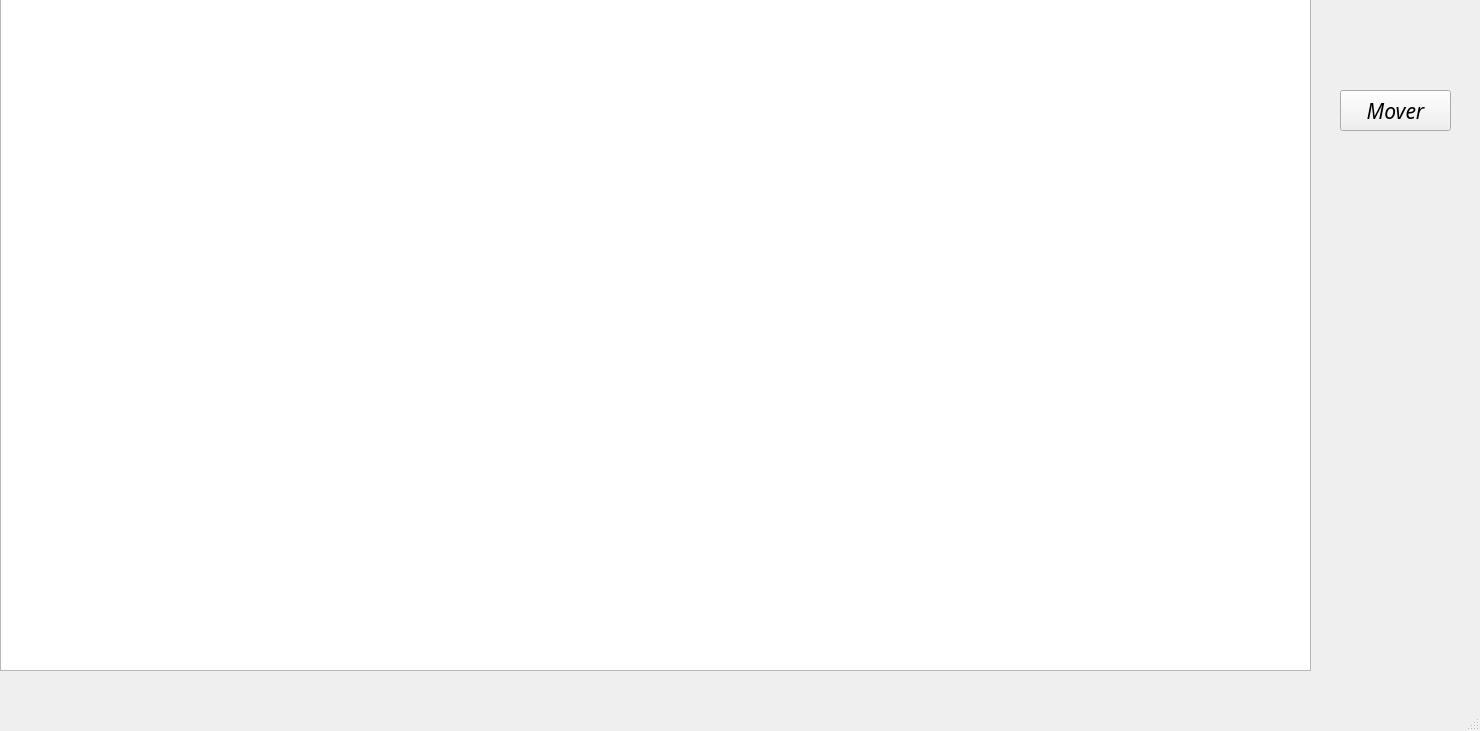
<?xml version="1.0" encoding="UTF-8"?>
<ui version="4.0">
 <class>MainWindow</class>
 <widget class="QMainWindow" name="MainWindow">
  <property name="geometry">
   <rect>
    <x>0</x>
    <y>0</y>
    <width>1480</width>
    <height>731</height>
   </rect>
  </property>
  <property name="windowTitle">
   <string>MainWindow</string>
  </property>
  <widget class="QWidget" name="centralwidget">
   <widget class="QGraphicsView" name="graphicsView">
    <property name="enabled">
     <bool>true</bool>
    </property>
    <property name="geometry">
     <rect>
      <x>0</x>
      <y>-10</y>
      <width>1311</width>
      <height>681</height>
     </rect>
    </property>
   </widget>
   <widget class="QPushButton" name="pushButton">
    <property name="geometry">
     <rect>
      <x>1340</x>
      <y>90</y>
      <width>111</width>
      <height>41</height>
     </rect>
    </property>
    <property name="font">
     <font>
      <family>Palace Script MT</family>
      <pointsize>16</pointsize>
      <italic>true</italic>
     </font>
    </property>
    <property name="autoFillBackground">
     <bool>false</bool>
    </property>
    <property name="text">
     <string>Mover</string>
    </property>
   </widget>
  </widget>
  <widget class="QStatusBar" name="statusbar"/>
 </widget>
 <resources/>
 <connections/>
</ui>
